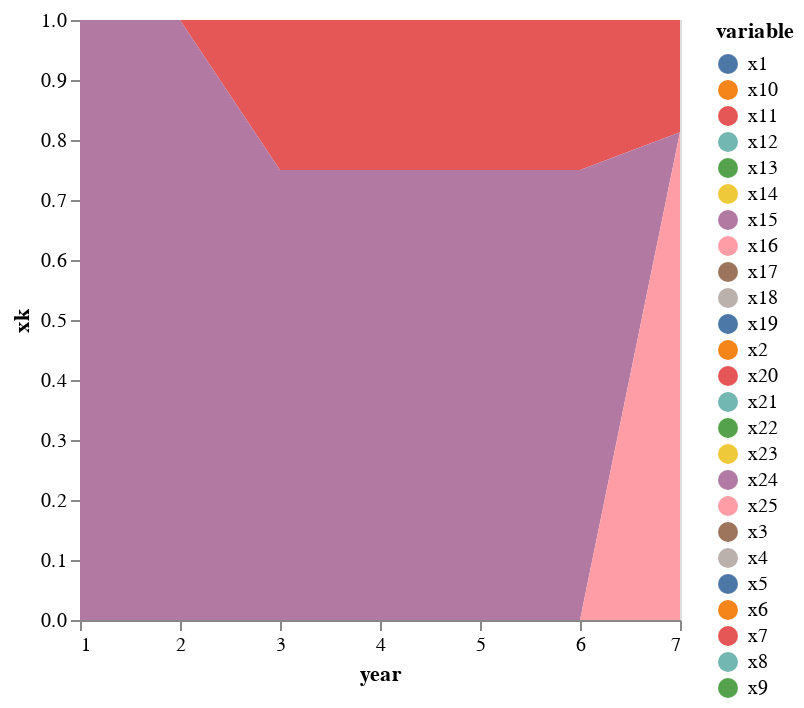

Source (notebook cell):
### Code cell
transpose(xk)
df1=DataFrame(xk',:auto)
df1[!,:year] = collect(1:7)

sNames="compromise ".*string.(collect(1:length(xk[:,1])))
df1 |> stack |> @vlplot(:area, x=:year, y={:value, stack=:zero, title="xk"}, color="variable:n",legend=:sNames)

### Figure 1 — Vega-Lite specification as saved in the notebook (floating-point values rounded to 4 significant figures; data arrays with more than 128 entries replaced by an {"elided": "..."} marker saying what was removed)
{"data": {"values": {"elided": "175 records"}}, "encoding": {"color": {"field": "variable", "type": "nominal"}, "x": {"field": "year", "type": "quantitative"}, "y": {"field": "value", "stack": "zero", "title": "xk", "type": "quantitative"}}, "legend": "sNames", "mark": "area"}
